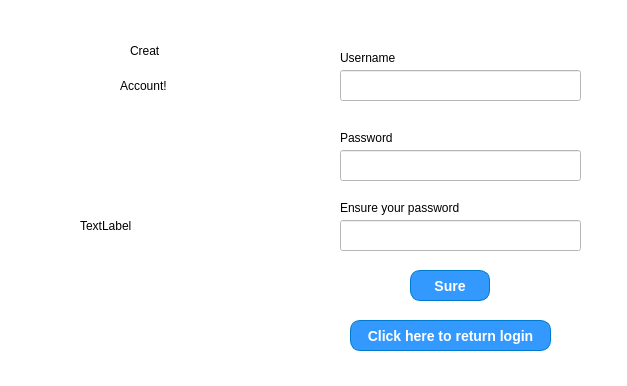
<?xml version="1.0" encoding="UTF-8"?>
<ui version="4.0">
 <class>Signup</class>
 <widget class="QWidget" name="Signup">
  <property name="geometry">
   <rect>
    <x>0</x>
    <y>0</y>
    <width>627</width>
    <height>386</height>
   </rect>
  </property>
  <property name="windowTitle">
   <string>Form</string>
  </property>
  <property name="styleSheet">
   <string notr="true">background-color: rgb(255, 255, 255);</string>
  </property>
  <widget class="QLabel" name="label">
   <property name="geometry">
    <rect>
     <x>340</x>
     <y>50</y>
     <width>91</width>
     <height>16</height>
    </rect>
   </property>
   <property name="styleSheet">
    <string notr="true">font: 10pt &quot;Arial&quot;;</string>
   </property>
   <property name="text">
    <string>Username</string>
   </property>
  </widget>
  <widget class="QLineEdit" name="lineEdit_username">
   <property name="geometry">
    <rect>
     <x>340</x>
     <y>70</y>
     <width>241</width>
     <height>31</height>
    </rect>
   </property>
  </widget>
  <widget class="QLabel" name="label_2">
   <property name="geometry">
    <rect>
     <x>340</x>
     <y>130</y>
     <width>111</width>
     <height>16</height>
    </rect>
   </property>
   <property name="styleSheet">
    <string notr="true">font: 10pt &quot;Arial&quot;;</string>
   </property>
   <property name="text">
    <string>Password</string>
   </property>
  </widget>
  <widget class="QLineEdit" name="lineEdit_passwd">
   <property name="geometry">
    <rect>
     <x>340</x>
     <y>150</y>
     <width>241</width>
     <height>31</height>
    </rect>
   </property>
  </widget>
  <widget class="QLabel" name="label_3">
   <property name="geometry">
    <rect>
     <x>340</x>
     <y>200</y>
     <width>141</width>
     <height>16</height>
    </rect>
   </property>
   <property name="styleSheet">
    <string notr="true">font: 10pt &quot;Arial&quot;;</string>
   </property>
   <property name="text">
    <string>Ensure your password</string>
   </property>
  </widget>
  <widget class="QLineEdit" name="lineEdit_surepasswd">
   <property name="geometry">
    <rect>
     <x>340</x>
     <y>220</y>
     <width>241</width>
     <height>31</height>
    </rect>
   </property>
  </widget>
  <widget class="QPushButton" name="Sure">
   <property name="geometry">
    <rect>
     <x>410</x>
     <y>270</y>
     <width>80</width>
     <height>31</height>
    </rect>
   </property>
   <property name="styleSheet">
    <string notr="true">QPushButton {
    background-color: #3399ff;       /* 主体背景色 */
    color: white;                    /* 字体颜色 */
    border-radius: 10px;             /* 圆角半径 */
    padding: 5px 10px;               /* 内边距 */
    font-size: 14px;
    font-weight: bold;
    border: 1px solid #007acc;       /* 边框颜色 */
}

QPushButton:hover {
    background-color: #007acc;       /* 悬浮时背景色 */
}

QPushButton:pressed {
    background-color: #005f99;       /* 按下时背景色 */
}
</string>
   </property>
   <property name="text">
    <string>Sure</string>
   </property>
  </widget>
  <widget class="QPushButton" name="btn_return">
   <property name="geometry">
    <rect>
     <x>350</x>
     <y>320</y>
     <width>201</width>
     <height>31</height>
    </rect>
   </property>
   <property name="styleSheet">
    <string notr="true">QPushButton {
    background-color: #3399ff;       /* 主体背景色 */
    color: white;                    /* 字体颜色 */
    border-radius: 10px;             /* 圆角半径 */
    padding: 5px 10px;               /* 内边距 */
    font-size: 14px;
    font-weight: bold;
    border: 1px solid #007acc;       /* 边框颜色 */
}

QPushButton:hover {
    background-color: #007acc;       /* 悬浮时背景色 */
}

QPushButton:pressed {
    background-color: #005f99;       /* 按下时背景色 */
}
</string>
   </property>
   <property name="text">
    <string>Click here to return login</string>
   </property>
  </widget>
  <widget class="QLabel" name="label_4">
   <property name="geometry">
    <rect>
     <x>130</x>
     <y>10</y>
     <width>171</width>
     <height>81</height>
    </rect>
   </property>
   <property name="styleSheet">
    <string notr="true">font: 87 20pt &quot;Arial Black&quot;;
color: rgb(0, 0, 0);</string>
   </property>
   <property name="text">
    <string>Creat </string>
   </property>
  </widget>
  <widget class="QLabel" name="label_5">
   <property name="geometry">
    <rect>
     <x>120</x>
     <y>70</y>
     <width>131</width>
     <height>31</height>
    </rect>
   </property>
   <property name="styleSheet">
    <string notr="true">font: 87 20pt &quot;Arial Black&quot;;
color: rgb(0, 0, 0);</string>
   </property>
   <property name="text">
    <string>Account!</string>
   </property>
  </widget>
  <widget class="QLabel" name="label_image">
   <property name="geometry">
    <rect>
     <x>80</x>
     <y>120</y>
     <width>221</width>
     <height>211</height>
    </rect>
   </property>
   <property name="text">
    <string>TextLabel</string>
   </property>
  </widget>
 </widget>
 <resources/>
 <connections/>
</ui>
